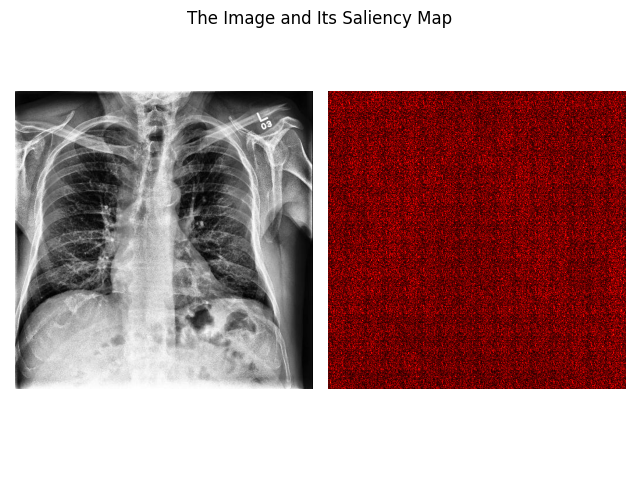

Recreate this plot in Python.
import torch
import torch.nn as nn
from resnet_val import ToFloat, CTRData, Resnet;
from vit_val import VisionTransformer
from torchvision import models
from torchvision import transforms
from PIL import Image
from matplotlib import pyplot as plt;

# Initialize the model
#model = Resnet();
#model.load_state_dict(torch.load('resnet_val.pt'))
#print(model);

model = VisionTransformer();
model.load_state_dict(torch.load('vit_val_lg.pt'))


# Set the model to run on the GPU
#device = torch.device("cuda:0" if torch.cuda.is_available() else "cpu");
#model = model.to(device)

# Set the model on Eval Mode
model.eval()

# Open the image file
image = Image.open('data/probe/imgs/view1_frontal0115.jpg')

# Set up the transformations
transform_ = transforms.Compose([
		#transforms.Resize(256),
		#transforms.CenterCrop(224),
		#transforms.Normalize(),
		transforms.ToTensor(),
])

# Transforms the image
image = transform_(image)

# Reshape the image (because the model use
# 4-dimensional tensor (batch_size, channel, width, height))
#image = image.reshape(1, 3, 224, 224)
image = image.reshape(1, 1, 512, 512)

# Set the device for the image
#image = image.to(device)

# Set the requires_grad_ to the image for retrieving gradients
image.requires_grad_()

# Retrieve output from the image
output = model(image)

# Catch the output
#output_idx = output.argmax()
#output_max = output[0, output_idx]

# Do backpropagation to get the derivative of the output based on the image
output_max = output
output_max.backward()

# Retireve the saliency map and also pick the maximum value from channels on each pixel.
# In this case, we look at dim=1. Recall the shape (batch_size, channel, width, height)
#saliency, _ = torch.max(X.grad.data.abs(), dim=1)
saliency, _ = torch.max(image.grad.data.abs(), dim=1)
print(saliency.shape);
#saliency = saliency.reshape(224, 224)
saliency = saliency.reshape(512, 512)

# Reshape the image
#image = image.reshape(-1, 224, 224)
image = image.reshape(1, 512, 512)
print(image.shape);

# Visualize the image and the saliency map
fig, ax = plt.subplots(1, 2)
ax[0].imshow(image.cpu().detach().numpy().transpose(1, 2, 0), cmap='gray')
ax[0].axis('off')
ax[1].imshow(saliency.cpu(), cmap='hot')
ax[1].axis('off')
plt.tight_layout()
fig.suptitle('The Image and Its Saliency Map')
#plt.show()
plt.savefig("vit_saliency_lg.png")
